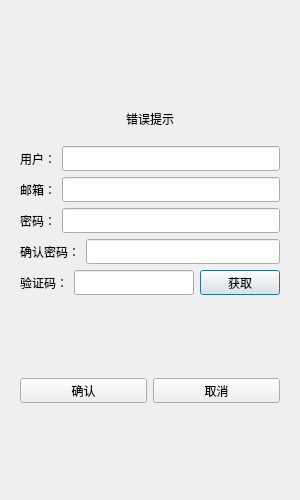
<?xml version="1.0" encoding="UTF-8"?>
<ui version="4.0">
 <class>RegisterDialog</class>
 <widget class="QDialog" name="RegisterDialog">
  <property name="geometry">
   <rect>
    <x>0</x>
    <y>0</y>
    <width>300</width>
    <height>500</height>
   </rect>
  </property>
  <property name="minimumSize">
   <size>
    <width>300</width>
    <height>500</height>
   </size>
  </property>
  <property name="maximumSize">
   <size>
    <width>300</width>
    <height>500</height>
   </size>
  </property>
  <property name="windowTitle">
   <string>Dialog</string>
  </property>
  <layout class="QVBoxLayout" name="verticalLayout_2">
   <item>
    <layout class="QVBoxLayout" name="verticalLayout">
     <item>
      <widget class="QStackedWidget" name="stackedWidget">
       <widget class="QWidget" name="page">
        <layout class="QVBoxLayout" name="verticalLayout_3">
         <item>
          <spacer name="verticalSpacer">
           <property name="orientation">
            <enum>Qt::Orientation::Vertical</enum>
           </property>
           <property name="sizeHint" stdset="0">
            <size>
             <width>20</width>
             <height>40</height>
            </size>
           </property>
          </spacer>
         </item>
         <item>
          <widget class="QWidget" name="widget" native="true">
           <property name="minimumSize">
            <size>
             <width>0</width>
             <height>25</height>
            </size>
           </property>
           <layout class="QHBoxLayout" name="horizontalLayout_7">
            <item>
             <widget class="QLabel" name="err_tip">
              <property name="minimumSize">
               <size>
                <width>0</width>
                <height>25</height>
               </size>
              </property>
              <property name="maximumSize">
               <size>
                <width>16777215</width>
                <height>25</height>
               </size>
              </property>
              <property name="text">
               <string>错误提示</string>
              </property>
              <property name="alignment">
               <set>Qt::AlignmentFlag::AlignCenter</set>
              </property>
             </widget>
            </item>
           </layout>
          </widget>
         </item>
         <item>
          <layout class="QHBoxLayout" name="horizontalLayout">
           <item>
            <widget class="QLabel" name="user_label">
             <property name="minimumSize">
              <size>
               <width>0</width>
               <height>25</height>
              </size>
             </property>
             <property name="maximumSize">
              <size>
               <width>16777215</width>
               <height>25</height>
              </size>
             </property>
             <property name="text">
              <string>用户：</string>
             </property>
            </widget>
           </item>
           <item>
            <widget class="QLineEdit" name="user_edit">
             <property name="minimumSize">
              <size>
               <width>0</width>
               <height>25</height>
              </size>
             </property>
             <property name="maximumSize">
              <size>
               <width>16777215</width>
               <height>25</height>
              </size>
             </property>
            </widget>
           </item>
          </layout>
         </item>
         <item>
          <layout class="QHBoxLayout" name="horizontalLayout_2">
           <item>
            <widget class="QLabel" name="email_label">
             <property name="minimumSize">
              <size>
               <width>0</width>
               <height>25</height>
              </size>
             </property>
             <property name="maximumSize">
              <size>
               <width>16777215</width>
               <height>25</height>
              </size>
             </property>
             <property name="text">
              <string>邮箱：</string>
             </property>
            </widget>
           </item>
           <item>
            <widget class="QLineEdit" name="email_edit">
             <property name="minimumSize">
              <size>
               <width>0</width>
               <height>25</height>
              </size>
             </property>
             <property name="maximumSize">
              <size>
               <width>16777215</width>
               <height>25</height>
              </size>
             </property>
            </widget>
           </item>
          </layout>
         </item>
         <item>
          <layout class="QHBoxLayout" name="horizontalLayout_3">
           <item>
            <widget class="QLabel" name="pass_label">
             <property name="minimumSize">
              <size>
               <width>0</width>
               <height>25</height>
              </size>
             </property>
             <property name="maximumSize">
              <size>
               <width>16777215</width>
               <height>25</height>
              </size>
             </property>
             <property name="text">
              <string>密码：</string>
             </property>
            </widget>
           </item>
           <item>
            <widget class="QLineEdit" name="pass_edit">
             <property name="minimumSize">
              <size>
               <width>0</width>
               <height>25</height>
              </size>
             </property>
             <property name="maximumSize">
              <size>
               <width>16777215</width>
               <height>25</height>
              </size>
             </property>
            </widget>
           </item>
          </layout>
         </item>
         <item>
          <layout class="QHBoxLayout" name="horizontalLayout_4">
           <item>
            <widget class="QLabel" name="confirm_label">
             <property name="minimumSize">
              <size>
               <width>0</width>
               <height>25</height>
              </size>
             </property>
             <property name="maximumSize">
              <size>
               <width>16777215</width>
               <height>25</height>
              </size>
             </property>
             <property name="text">
              <string>确认密码：</string>
             </property>
            </widget>
           </item>
           <item>
            <widget class="QLineEdit" name="confirm_edit">
             <property name="minimumSize">
              <size>
               <width>0</width>
               <height>25</height>
              </size>
             </property>
             <property name="maximumSize">
              <size>
               <width>16777215</width>
               <height>25</height>
              </size>
             </property>
            </widget>
           </item>
          </layout>
         </item>
         <item>
          <layout class="QHBoxLayout" name="horizontalLayout_5">
           <item>
            <widget class="QLabel" name="verify_label">
             <property name="minimumSize">
              <size>
               <width>0</width>
               <height>25</height>
              </size>
             </property>
             <property name="maximumSize">
              <size>
               <width>16777215</width>
               <height>25</height>
              </size>
             </property>
             <property name="text">
              <string>验证码：</string>
             </property>
             <property name="textFormat">
              <enum>Qt::TextFormat::MarkdownText</enum>
             </property>
            </widget>
           </item>
           <item>
            <widget class="QLineEdit" name="verify_edit">
             <property name="minimumSize">
              <size>
               <width>0</width>
               <height>25</height>
              </size>
             </property>
             <property name="maximumSize">
              <size>
               <width>16777215</width>
               <height>25</height>
              </size>
             </property>
            </widget>
           </item>
           <item>
            <widget class="TimerBtn" name="get_code">
             <property name="minimumSize">
              <size>
               <width>0</width>
               <height>25</height>
              </size>
             </property>
             <property name="maximumSize">
              <size>
               <width>16777215</width>
               <height>25</height>
              </size>
             </property>
             <property name="text">
              <string>获取</string>
             </property>
            </widget>
           </item>
          </layout>
         </item>
         <item>
          <spacer name="verticalSpacer_2">
           <property name="orientation">
            <enum>Qt::Orientation::Vertical</enum>
           </property>
           <property name="sizeHint" stdset="0">
            <size>
             <width>20</width>
             <height>40</height>
            </size>
           </property>
          </spacer>
         </item>
         <item>
          <layout class="QHBoxLayout" name="horizontalLayout_6">
           <item>
            <widget class="QPushButton" name="confirm_button">
             <property name="minimumSize">
              <size>
               <width>0</width>
               <height>25</height>
              </size>
             </property>
             <property name="maximumSize">
              <size>
               <width>16777215</width>
               <height>25</height>
              </size>
             </property>
             <property name="text">
              <string>确认</string>
             </property>
            </widget>
           </item>
           <item>
            <widget class="QPushButton" name="cancel_button">
             <property name="minimumSize">
              <size>
               <width>0</width>
               <height>25</height>
              </size>
             </property>
             <property name="maximumSize">
              <size>
               <width>16777215</width>
               <height>25</height>
              </size>
             </property>
             <property name="text">
              <string>取消</string>
             </property>
            </widget>
           </item>
          </layout>
         </item>
         <item>
          <spacer name="verticalSpacer_3">
           <property name="orientation">
            <enum>Qt::Orientation::Vertical</enum>
           </property>
           <property name="sizeHint" stdset="0">
            <size>
             <width>20</width>
             <height>40</height>
            </size>
           </property>
          </spacer>
         </item>
        </layout>
       </widget>
       <widget class="QWidget" name="page_2"/>
      </widget>
     </item>
    </layout>
   </item>
  </layout>
 </widget>
 <customwidgets>
  <customwidget>
   <class>TimerBtn</class>
   <extends>QPushButton</extends>
   <header location="global">timerbtn.h</header>
  </customwidget>
 </customwidgets>
 <resources/>
 <connections/>
</ui>
